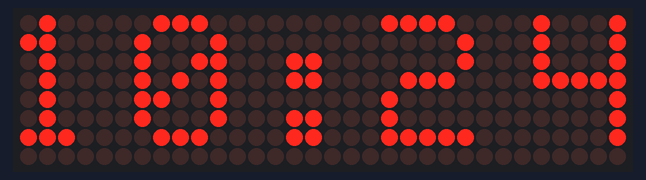
Bench run of a sketch on a simulated Arduino Nano, built with avr-gcc and run on an emulated ATmega328P. Shown: 32×8 LED matrix. The local clock reads 2024-03-15 10:24:30 at power-on unless the sketch sets it.

Above: at 0.1 s.
At 15.1 s:
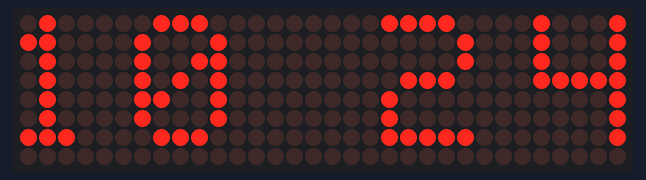
At 31.1 s:
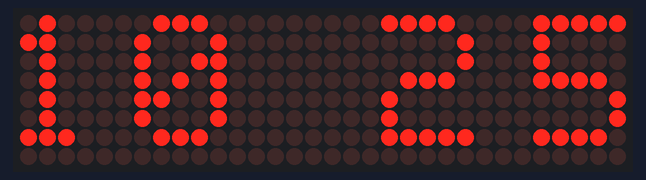
At 64.1 s:
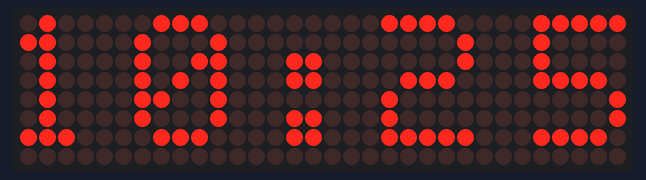
At 96.1 s:
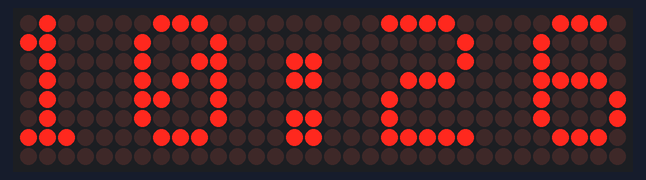
At 129.1 s:
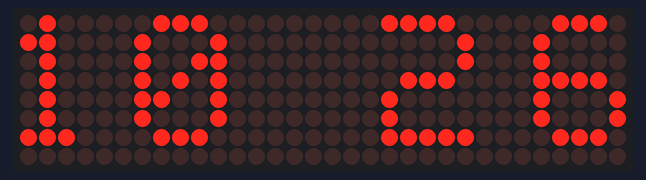

Measured:
- what the display in image 1 shows lasts 1.0 s, from 15.0 s to 16.0 s

The sketch:

core_led_max_clock.ino
```cpp
#include "MatrixPrint.h"
#include "TimeString.h"


MatrixPrinter mxprinter;

void setup() {}

void loop() {
  RTCTimeString timestring;
  String time_message = timestring.getTimeStr();
  bool changed_display = mxprinter.printIfNeeded(time_message);
  digitalWrite(12, changed_display);
  delay(25);
}
```

MatrixPrint.h
```cpp
#include <MD_MAX72xx.h>

// Define the number of devices we have in the chain and the hardware interface
// NOTE: These pin numbers will probably not work with your hardware and may
// need to be adapted


#define HARDWARE_TYPE MD_MAX72XX::FC16_HW
#define MAX_DEVICES  4

#define CLK_PIN   13  // or SCK
#define DATA_PIN  11  // or MOSI
#define CS_PIN    10  // or SS


class MatrixPrinter {

MD_MAX72XX mx = MD_MAX72XX(HARDWARE_TYPE, CS_PIN, MAX_DEVICES);
// Arbitrary pins
//MD_MAX72XX mx = MD_MAX72XX(HARDWARE_TYPE, DATA_PIN, CLK_PIN, CS_PIN, MAX_DEVICES);

String _displayed_message;

public:

  MatrixPrinter() {
    mx.begin();
    mx.control(MD_MAX72XX::INTENSITY, 0);
    //mx.update(MD_MAX72XX::OFF);
  }

  bool printIfNeeded(String message)
  // only print if message is different to _displayed_message
  {
    bool different = false;
    for (int i=0; i<5; i++) {
      if (message[i] != _displayed_message[i]) different = true;
    }

    if (different) {
      printString(message);
      _displayed_message = message;
    }
    return different;
  }

  void printString(String message)
  // print string of length 5 to led matrix
  {
    mx.clear(3);
    //mx.update(MD_MAX72XX::OFF);
    mx.setChar((4*COL_SIZE-1), message[0]);
    mx.clear(2);
    mx.setChar((3*COL_SIZE+1), message[1]);
    mx.setChar((2*COL_SIZE+1), message[2]);
    mx.clear(1);
    mx.setChar((2*COL_SIZE-4), message[3]);
    mx.clear(0);
    mx.setChar(COL_SIZE-4, message[4]);

    mx.update();

    //mx.update(MD_MAX72XX::ON);
  }

};
```

TimeString.h
```cpp
#include "RTClib.h"

class RTCTimeString {

RTC_DS3231 rtc;
// rtc connected with i2c pins. For arduino nano use A4 and A5. (see google for more)

public:

  RTCTimeString() {
    if (! rtc.begin()) {
      digitalWrite(LED_BUILTIN, HIGH);
      abort();
    }
    if (rtc.lostPower()) {
      Serial.println("RTC lost power, resetting time...");
      rtc.adjust(DateTime(F(__DATE__), F(__TIME__)));
    }
  }

  String getTimeStr()
  // get current time in nice format, with blinking colon
  {
    DateTime today = rtc.now();
    char colon = getColon(today);
    String timeStr = getHourStr(today.hour()) + colon + getMinStr(today.minute()) + '\0';
    return timeStr;
  }


  String getHourStr(int timebit)
  // ensure hour string is in 12 hour format
  {
    String timeStr;
    if (timebit > 12) {
      timebit = timebit % 12;
    }
    timeStr = String(timebit);
    if (timebit < 10) {
      timeStr = ' ' + timeStr;
    }
    return timeStr;
  }


  String getMinStr(int timebit)
  // ensure minute string has 2 digits, (an extra 0 if between 0 and 10)
  {
    String timeStr = String(timebit);
    if (timeStr.length() == 1) {
      timeStr = '0' + timeStr;
    }
    return timeStr;
  }


  char getColon(DateTime today)
  // make colon flash once every second
  {
    char colon;
    if (today.second() % 2 == 0) {
      colon = ':';
    }
    else
    {
      colon = ' ';
    }
    return colon;
  }

};
```
